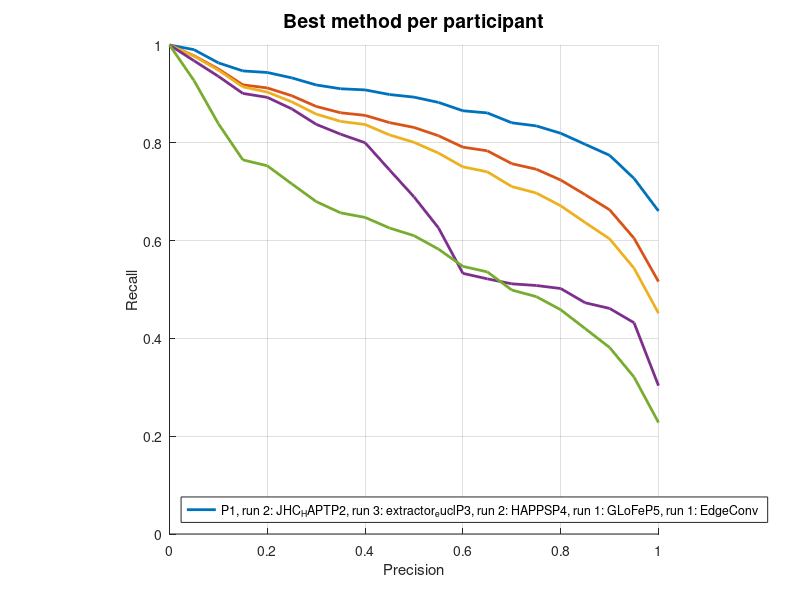

The MATLAB script that drew this image: (Note: this script raises an error after producing the figure.)
clc; clear; close all;

p1 = load("./output/prerec/P1_geom_run2.txt");
p2 = load("./output/prerec/P2_geom_run3.txt");
p3 = load("./output/prerec/P3_geom_run2.txt");
p4 = load("./output/prerec/P4_geom_run1.txt");
p5 = load("./output/prerec/P5_geom_run1.txt");

p1 = [0, 1; p1];
p2 = [0, 1; p2];
p3 = [0, 1; p3];
p4 = [0, 1; p4];
p5 = [0, 1; p5];

figure;
hold on;
plot(p1(:,1),p1(:,2), 'LineWidth', 2);
plot(p2(:,1),p2(:,2), 'LineWidth', 2);
plot(p3(:,1),p3(:,2), 'LineWidth', 2);
plot(p4(:,1),p4(:,2), 'LineWidth', 2);
plot(p5(:,1),p5(:,2), 'LineWidth', 2);

lgd = legend(["P1, run 2: JHC\_HAPT", "P2, run 3: extractor\_eucl", "P3, run 2: HAPPS", "P4, run 1: GLoFe", "P5, run 1: EdgeConv"], 'Location', "southwest");
title ("Best method per participant", 'FontSize', 14);



xlabel("Precision");
ylabel("Recall");
grid on
axis equal
axis square
axis([0, 1, 0, 1]);
set(gcf,'Position',[100 100 250 250])
lgd.FontSize = 10;
set(gca,'fontsize',11)